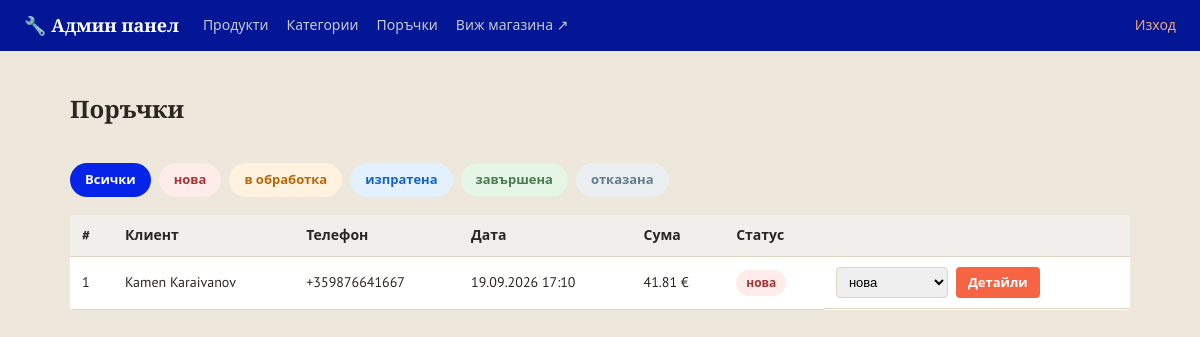
The page /admin/orders (signed in) on the database as committed earlier.
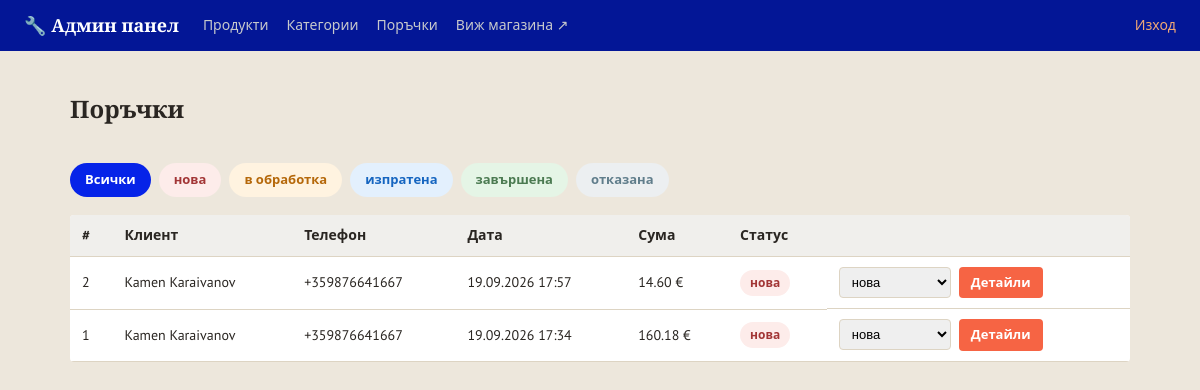
The same page on the database as committed later.
### models.py (models this page shows)
class Order(db.Model):
    __tablename__ = 'orders'
    STATUSES = ['нова', 'в обработка', 'изпратена', 'завършена', 'отказана']
    id = db.Column(db.Integer, primary_key=True)
    customer_name = db.Column(db.String(150), nullable=False)
    phone = db.Column(db.String(50), nullable=False)
    address = db.Column(db.String(300), nullable=False)
    email = db.Column(db.String(150), default='')
    total = db.Column(db.Float, nullable=False)
    status = db.Column(db.String(30), default='нова', nullable=False)
    created_at = db.Column(db.DateTime, default=datetime.utcnow)
    items = db.relationship('OrderItem', backref='order', lazy=True)

### app.py (the view)
@app.route('/admin/orders')
@admin_required
def admin_orders():
    orders, sort, status_filter = selected_orders()
    return render_template('admin/orders.html', orders=orders,
                           statuses=Order.STATUSES, status_filter=status_filter,
                           sort=sort, sort_options=ORDER_SORTS)

### app.py (called while the page is built)
@app.context_processor
def inject_whatsapp_number():
    return {'whatsapp_number': app.config['WHATSAPP_NUMBER'], 'asset_version': app.config['ASSET_VERSION']}

@app.context_processor
def inject_category_icons():
    return {'category_icons': CATEGORY_ICONS}

def admin_required(view_func):
    @wraps(view_func)
    def wrapper(*args, **kwargs):
        if not session.get('is_admin'):
            flash('Моля, влезте в системата.', 'error')
            return redirect(url_for('admin_login', next=request.path))
        return view_func(*args, **kwargs)
    return wrapper

def selected_sort(options):
    value = request.args.get('sort', 'newest')
    return value if value in options else 'newest'

### templates/admin/orders.html (shortened to what this page needs)
{% extends 'admin/base.html' %}
{% block content %}
<div class="admin-header-row">
    <h1 class="page-title">Поръчки</h1>
</div>
<div class="status-filter">
    <a href="{{ url_for('admin_orders') }}" class="status-chip {% if not status_filter %}status-chip-active{% endif %}">Всички</a>
    {% for s in statuses %}
    <a href="{{ url_for('admin_orders', status=s) }}"
       class="status-chip status-{{ s | replace(' ', '-') }} {% if status_filter == s %}status-chip-active{% endif %}">{{ s }}</a>
    {% endfor %}
</div>
{% if orders %}
<table class="admin-table">
    <thead>
        <tr>
            <th>#</th>
            <th>Клиент</th>
            <th>Телефон</th>
            <th>Дата</th>
            <th>Сума</th>
            <th>Статус</th>
            <th></th>
        </tr>
    </thead>
    <tbody>
        {% for o in orders %}
        <tr>
            <td>{{ o.id }}</td>
            <td>{{ o.customer_name }}</td>
            <td>{{ o.phone }}</td>
            <td>{{ o.created_at.strftime('%d.%m.%Y %H:%M') }}</td>
            <td>{{ '%.2f'|format(o.total) }} €</td>
            <td>
                <span class="status-badge status-{{ o.status | replace(' ', '-') }}">{{ o.status }}</span>
            </td>
            <td class="admin-actions">
                <form action="{{ url_for('admin_order_status', order_id=o.id) }}" method="post" class="status-select-form">
                    <select name="status" onchange="this.form.submit()">
                        {% for s in statuses %}
                        <option value="{{ s }}" {% if s == o.status %}selected{% endif %}>{{ s }}</option>
                        {% endfor %}
                    </select>
                </form>
                <a href="{{ url_for('admin_order_detail', order_id=o.id) }}" class="btn btn-small">Детайли</a>
            </td>
        </tr>
        {% endfor %}
    </tbody>
</table>
{% else %}
<p class="empty-msg">Няма поръчки{% if status_filter %} със статус "{{ status_filter }}"{% endif %}.</p>
{% endif %}
{% endblock %}

Rows that differ between the two databases and show on the page:
added Order: id "2", customer_name "Kamen Karaivanov", phone "+359876641667", created_at "19.09.2026 17:57", total "14.60", status "нова"
changed Order id 1: created_at "19.09.2026 17:10" → "19.09.2026 17:34"; total "41.81" → "160.18"
